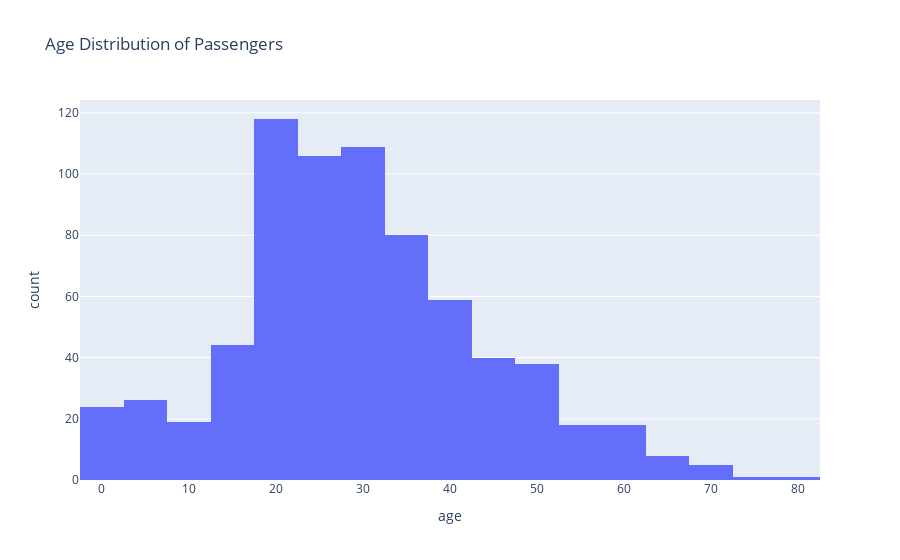

Here is the notebook cell this chart was saved with:
### Code cell
# 2. Histogram - Age Distribution
fig2 = px.histogram(df, x="age", nbins=30, title="Age Distribution of Passengers", labels={"Age": "Age"})
fig2.show()

### Figure 1 — Plotly figure (JSON) as saved in the notebook; plotly's stock layout.template omitted (floating-point values rounded to 4 significant figures; data arrays with more than 128 entries replaced by an {"elided": "..."} marker saying what was removed)
{"data": [{"alignmentgroup": "True", "bingroup": "x", "hovertemplate": "age=%{x}<br>count=%{y}<extra></extra>", "legendgroup": "", "marker": {"color": "#636efa", "pattern": {"shape": ""}}, "name": "", "nbinsx": 30, "offsetgroup": "", "orientation": "v", "showlegend": false, "type": "histogram", "x": {"elided": "891 float values"}, "xaxis": "x", "yaxis": "y"}], "layout": {"barmode": "relative", "legend": {"tracegroupgap": 0}, "title": {"text": "Age Distribution of Passengers"}, "xaxis": {"anchor": "y", "domain": [0, 1], "title": {"text": "age"}}, "yaxis": {"anchor": "x", "domain": [0, 1], "title": {"text": "count"}}}}
